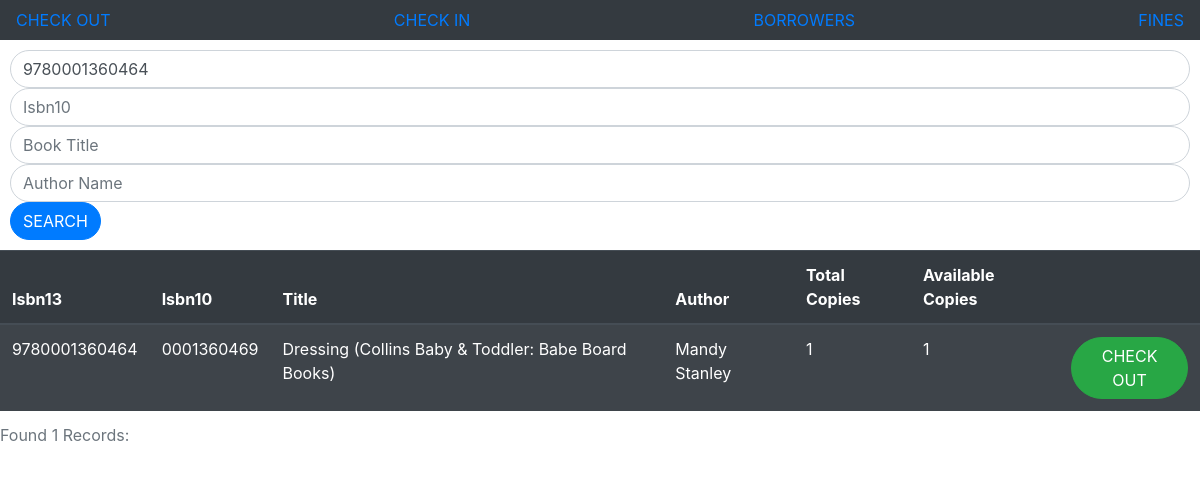
Screenshot of /davisdb/index.php?bookID=9780001360464 with the database file from the repository.
### tables this page shows
CREATE TABLE `book` (
  `Isbn13` varchar(13) NOT NULL,
  `Isbn10` varchar(10) DEFAULT NULL,
  `Title` varchar(255) DEFAULT NULL,
  `Copies` int(10) NOT NULL DEFAULT '1',
  PRIMARY KEY (`Isbn13`)
);

### davisdb/index.php (the view, shortened to what this page needs)
<!DOCTYPE html>
<html lang="en">
<head>
    <link rel="stylesheet" href="https://stackpath.bootstrapcdn.com/bootstrap/4.3.1/css/bootstrap.min.css">
</head>
<body>
<nav class="navbar navbar-dark bg-dark">
        <a href='index.php' target='body'>CHECK OUT</a>
        <a href='checkIn.php' target='body'>CHECK IN</a>
        <a href='borrowers.php' target='body'>BORROWERS</a>
        <a href='fines.php' target='body'>FINES</a>
</nav>
<?php
if (isset($_GET['bookID']) || isset($_GET['bookID10']) ||isset($_GET['bookTitle']) || isset($_GET['bookAuthor']))
{
	if (isset($_GET['bookID']))
		$bookID=$_GET['bookID'];
	else
		$bookID='';
	if (isset($_GET['bookID10']))
		$bookID10=$_GET['bookID10'];
	else
		$bookID10='';
	if (isset($_GET['bookTitle']))
		$bookTitle=$_GET['bookTitle'];
	else
		$bookTitle='';
	if (isset($_GET['bookAuthor']))
		$bookAuthor=$_GET['bookAuthor'];
	else
		$bookAuthor='';
?>
	<form style="margin: 10px" action="index.php" method="get">
            <div><div><input type="text" name="bookID" class="form-control rounded-pill" placeholder="Isbn13" value="<?php echo $bookID?>"></div></div>
            <div><div><input type="text" name="bookID10" class="form-control rounded-pill" placeholder="Isbn10" value="<?php echo $bookID10?>"></div></div>
            <div><div><input type="text" name="bookTitle" class="form-control rounded-pill" placeholder="Book Title" value="<?php echo $bookTitle?>"></div></div>
            <div><div><input type="text" name="bookAuthor" class="form-control rounded-pill" placeholder="Author Name" value="<?php echo $bookAuthor?>"></div></div>
            <button type="submit" class="btn btn-primary rounded-pill">SEARCH</button>
    </form>
<?php
	include('config.php');
	$query= "SELECT BOOK.Isbn13, Isbn10, Title, GROUP_CONCAT(Name) AS Name, Copies FROM BOOK, BOOK_AUTHOR, AUTHOR WHERE BOOK.Isbn13 = BOOK_AUTHOR.Isbn13 AND BOOK_AUTHOR.Author_id = AUTHOR.Author_id AND BOOK.Isbn13 LIKE '%" . $bookID . "%' AND  BOOK.Isbn10 LIKE '%" . $bookID10 . "%'AND BOOK.Title LIKE '%" . $bookTitle . "%' AND AUTHOR.Name LIKE '%" . $bookAuthor . "%' GROUP BY BOOK.Isbn13, Isbn10, Title, Copies";
	$res= mysqli_query($conn,$query);
	$row = mysqli_num_rows($res);
	if($row>0){
?>
  	<table class="table table-striped table-dark">
        <caption>Found <?php echo $row;?> Records:</caption>
    <thead>
            <tr>
                <th>Isbn13</th>
                <th>Isbn10</th>
                <th>Title</th>
                <th>Author</th>
                <th>Total Copies</th>
                <th>Available Copies</th>
                <th></th>
            </tr>
        </thead>
        <tbody>
<?php
	while($resArray=mysqli_fetch_array($res))
	{
		$query1 = "SELECT * FROM BOOK_LOANS WHERE Isbn13 LIKE '" . $resArray['Isbn13'] . "' AND Date_in='0000-00-00'";
		$res1= mysqli_query($conn,$query1);
		$checkedOut = mysqli_num_rows($res1);
?>
     	<tr>
            <td><?php echo $resArray['Isbn13']; ?></td>
            <td><?php echo $resArray['Isbn10']; ?></td>
            <td><?php echo $resArray['Title']; ?></td>
            <td><?php echo $resArray['Name']; ?></td>
            <td><?php echo $resArray['Copies']; ?></td>
            <td><?php echo $resArray['Copies'] - $checkedOut; ?></td>
            <td>
            	<?php if(($resArray['Copies'] - $checkedOut) >0){
					?>
            		<button class="btn btn-success rounded-pill" type="button" id="<?php echo $resArray['Isbn13'];?>" findbookID="<?php echo $resArray['Isbn13']; ?>" onClick="checkout(this.id)">CHECK OUT</button>
            <?php
					        }
					  else{
		       ?>
					  <button class="disable btn btn-danger rounded-pill" type="button" disabled id="<?php echo $resArray['Isbn13'];?>"  findbookID="<?php echo $resArray['Isbn13']; ?>"  onClick="checkout(this.id)">CHECK OUT</button>
			<?php
                      }
			?>
            </td>
		</tr>
<?php
    }
?>
		</tbody>
	</table>
<?php
 }
	else{
?>
        <p class="g4 alert alert-danger" role="alert">No records found.</p>
<?php
	  }
}
?>
</body>
</html>

### rows the page displays
book: Isbn13 "9780001360464", Isbn10 "0001360469", Title "Dressing (Collins Baby & Toddler: Babe Board Books)", Name "Mandy Stanley", Copies "1", $resArray['Copies']-$checkedOut "1"

### other values shown
$row "1"
